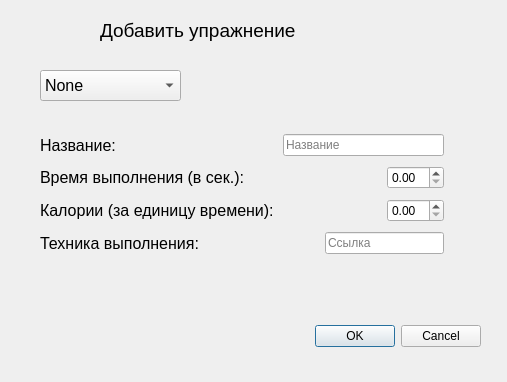
<?xml version="1.0" encoding="UTF-8"?>
<ui version="4.0">
 <class>Dialog_Add</class>
 <widget class="QDialog" name="Dialog_Add">
  <property name="geometry">
   <rect>
    <x>0</x>
    <y>0</y>
    <width>507</width>
    <height>382</height>
   </rect>
  </property>
  <property name="windowTitle">
   <string>Dialog</string>
  </property>
  <widget class="QDialogButtonBox" name="buttonBox">
   <property name="geometry">
    <rect>
     <x>140</x>
     <y>320</y>
     <width>341</width>
     <height>32</height>
    </rect>
   </property>
   <property name="orientation">
    <enum>Qt::Horizontal</enum>
   </property>
   <property name="standardButtons">
    <set>QDialogButtonBox::Cancel|QDialogButtonBox::Ok</set>
   </property>
  </widget>
  <widget class="QLabel" name="label_2">
   <property name="geometry">
    <rect>
     <x>100</x>
     <y>10</y>
     <width>261</width>
     <height>41</height>
    </rect>
   </property>
   <property name="font">
    <font>
     <pointsize>14</pointsize>
    </font>
   </property>
   <property name="text">
    <string>Добавить упражнение</string>
   </property>
  </widget>
  <widget class="QWidget" name="layoutWidget">
   <property name="geometry">
    <rect>
     <x>40</x>
     <y>130</y>
     <width>404</width>
     <height>128</height>
    </rect>
   </property>
   <layout class="QVBoxLayout" name="verticalLayout">
    <item>
     <layout class="QHBoxLayout" name="horizontalLayout">
      <item>
       <widget class="QLabel" name="label">
        <property name="font">
         <font>
          <pointsize>12</pointsize>
         </font>
        </property>
        <property name="text">
         <string>Название:</string>
        </property>
       </widget>
      </item>
      <item>
       <spacer name="horizontalSpacer">
        <property name="orientation">
         <enum>Qt::Horizontal</enum>
        </property>
        <property name="sizeHint" stdset="0">
         <size>
          <width>78</width>
          <height>20</height>
         </size>
        </property>
       </spacer>
      </item>
      <item>
       <widget class="QLineEdit" name="name">
        <property name="text">
         <string/>
        </property>
        <property name="placeholderText">
         <string>Название</string>
        </property>
       </widget>
      </item>
     </layout>
    </item>
    <item>
     <layout class="QHBoxLayout" name="horizontalLayout_2">
      <item>
       <widget class="QLabel" name="label_3">
        <property name="font">
         <font>
          <pointsize>12</pointsize>
         </font>
        </property>
        <property name="text">
         <string>Время выполнения (в сек.):</string>
        </property>
       </widget>
      </item>
      <item>
       <spacer name="horizontalSpacer_2">
        <property name="orientation">
         <enum>Qt::Horizontal</enum>
        </property>
        <property name="sizeHint" stdset="0">
         <size>
          <width>40</width>
          <height>20</height>
         </size>
        </property>
       </spacer>
      </item>
      <item>
       <widget class="QDoubleSpinBox" name="time">
        <property name="value">
         <double>0.000000000000000</double>
        </property>
       </widget>
      </item>
     </layout>
    </item>
    <item>
     <layout class="QHBoxLayout" name="horizontalLayout_3">
      <item>
       <widget class="QLabel" name="label_4">
        <property name="font">
         <font>
          <pointsize>12</pointsize>
         </font>
        </property>
        <property name="text">
         <string>Калории (за единицу времени):</string>
        </property>
       </widget>
      </item>
      <item>
       <spacer name="horizontalSpacer_3">
        <property name="orientation">
         <enum>Qt::Horizontal</enum>
        </property>
        <property name="sizeHint" stdset="0">
         <size>
          <width>40</width>
          <height>20</height>
         </size>
        </property>
       </spacer>
      </item>
      <item>
       <widget class="QDoubleSpinBox" name="calories"/>
      </item>
     </layout>
    </item>
    <item>
     <layout class="QHBoxLayout" name="horizontalLayout_4">
      <item>
       <widget class="QLabel" name="label_5">
        <property name="font">
         <font>
          <pointsize>12</pointsize>
         </font>
        </property>
        <property name="text">
         <string>Техника выполнения:</string>
        </property>
       </widget>
      </item>
      <item>
       <spacer name="horizontalSpacer_4">
        <property name="orientation">
         <enum>Qt::Horizontal</enum>
        </property>
        <property name="sizeHint" stdset="0">
         <size>
          <width>40</width>
          <height>20</height>
         </size>
        </property>
       </spacer>
      </item>
      <item>
       <widget class="QLineEdit" name="techniques">
        <property name="placeholderText">
         <string>Ссылка</string>
        </property>
       </widget>
      </item>
     </layout>
    </item>
   </layout>
  </widget>
  <widget class="QComboBox" name="type">
   <property name="geometry">
    <rect>
     <x>40</x>
     <y>70</y>
     <width>141</width>
     <height>31</height>
    </rect>
   </property>
   <property name="font">
    <font>
     <pointsize>12</pointsize>
    </font>
   </property>
   <item>
    <property name="text">
     <string>None</string>
    </property>
   </item>
   <item>
    <property name="text">
     <string>Без техники</string>
    </property>
   </item>
   <item>
    <property name="text">
     <string>С техникой</string>
    </property>
   </item>
  </widget>
 </widget>
 <resources/>
 <connections>
  <connection>
   <sender>buttonBox</sender>
   <signal>accepted()</signal>
   <receiver>Dialog_Add</receiver>
   <slot>accept()</slot>
   <hints>
    <hint type="sourcelabel">
     <x>248</x>
     <y>254</y>
    </hint>
    <hint type="destinationlabel">
     <x>157</x>
     <y>274</y>
    </hint>
   </hints>
  </connection>
  <connection>
   <sender>buttonBox</sender>
   <signal>rejected()</signal>
   <receiver>Dialog_Add</receiver>
   <slot>reject()</slot>
   <hints>
    <hint type="sourcelabel">
     <x>316</x>
     <y>260</y>
    </hint>
    <hint type="destinationlabel">
     <x>286</x>
     <y>274</y>
    </hint>
   </hints>
  </connection>
 </connections>
</ui>
